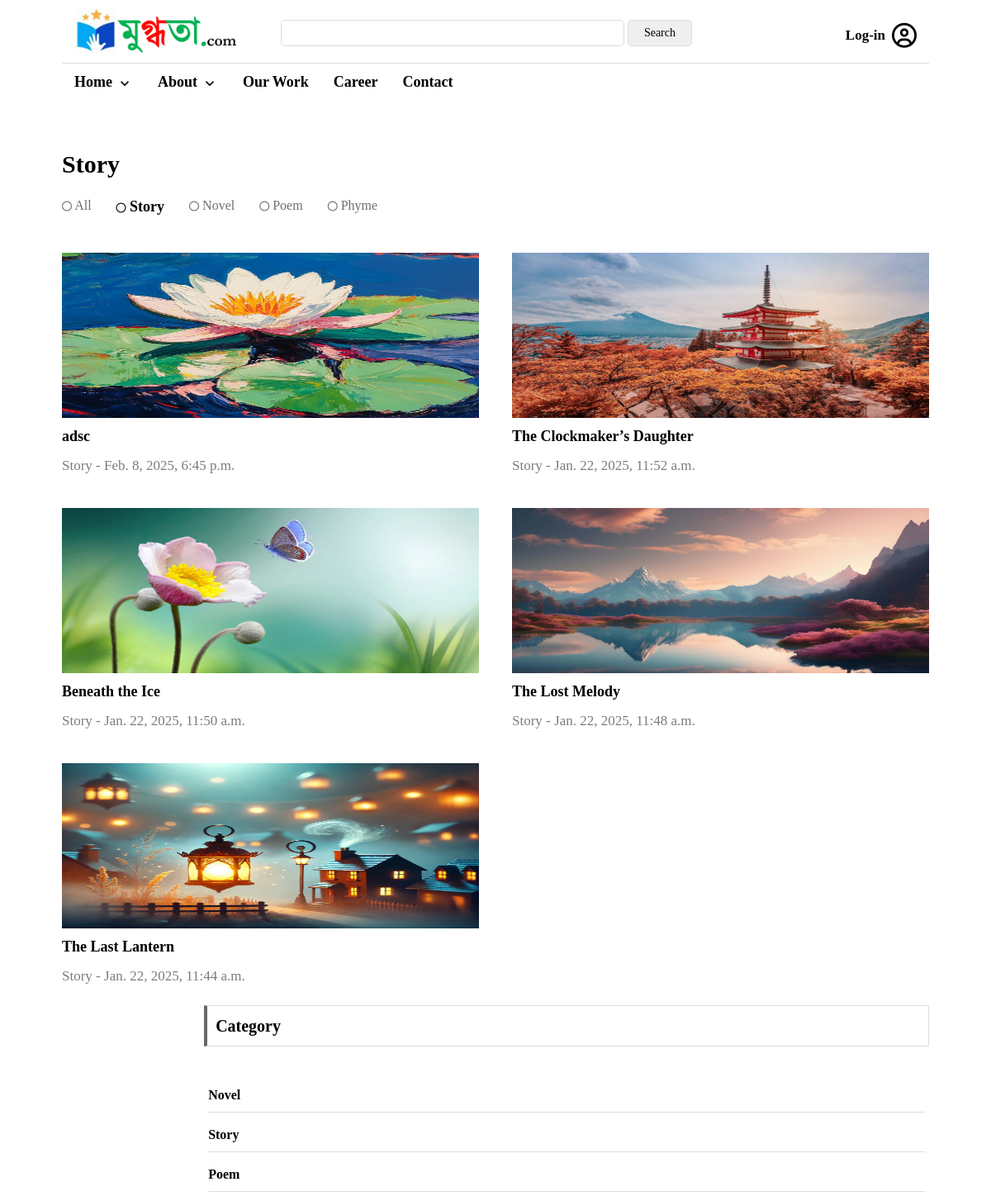
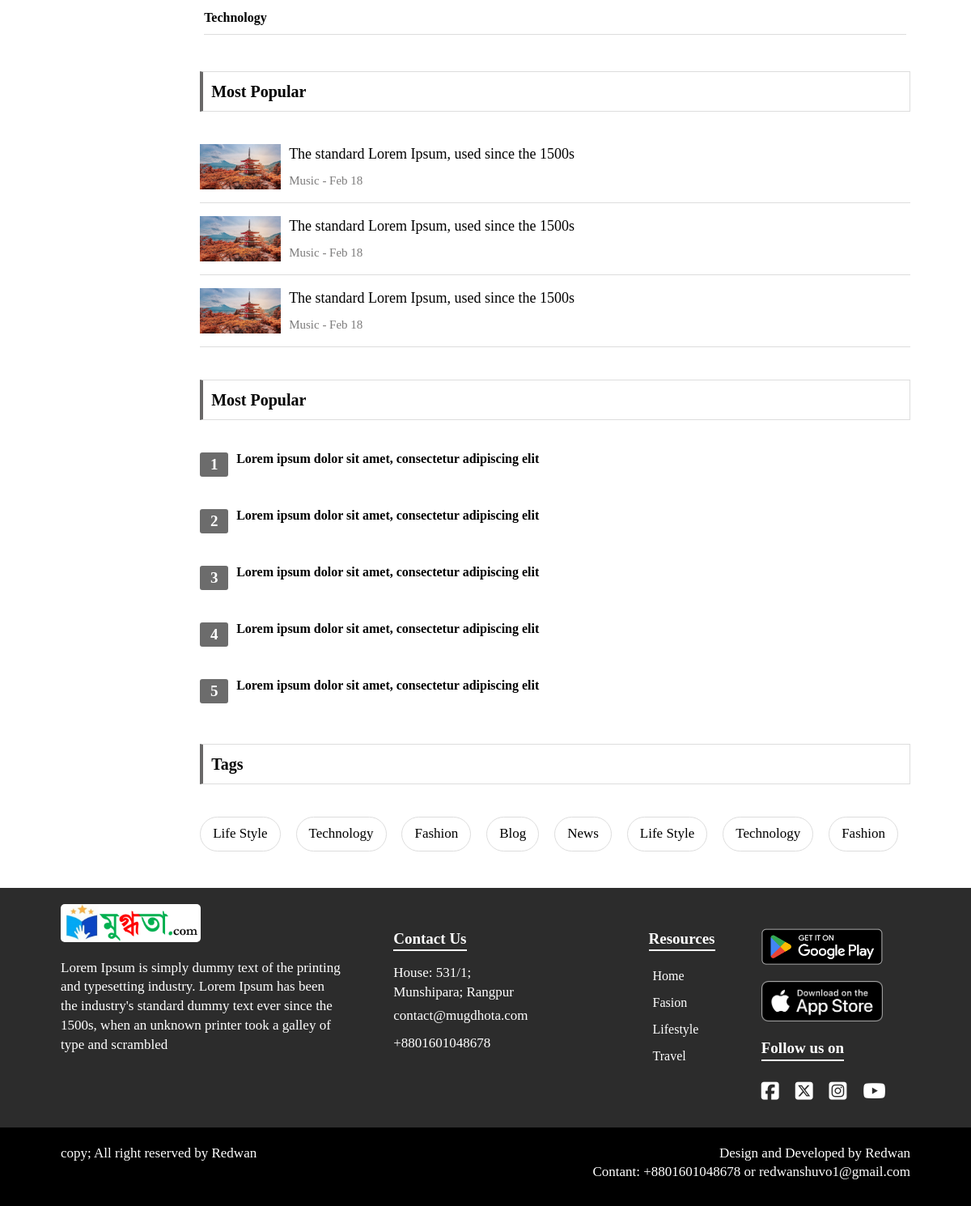
The page /art-and-literature/category/Story/ on the database its author committed (2 pictures, top to bottom).
### ArtAndLiterature/models.py (models this page shows, shortened)
class Category(models.Model):
    name = models.CharField(max_length=255, blank=False)
    image = models.ImageField(upload_to='category_img', blank=True, null=True)
    def __str__(self):
        return self.name

class ArtAndLiterature(models.Model):
    category = models.ForeignKey(Category, on_delete=models.PROTECT, blank=False)
    title = models.CharField(max_length=255, blank=False)
    slug = models.CharField(max_length=255, unique=True, blank=True, null=True)
    author = models.CharField(max_length=255, default="Mugdhota", blank=False)
    content = RichTextUploadingField()
    feature_image = models.ImageField(upload_to='medical_image', blank=True)
    writer = models.ForeignKey(User, on_delete=models.CASCADE, blank=True, null=True)
    approved_by = models.CharField(max_length=255, default="Mugdhota")
    create_at = models.DateTimeField(auto_now_add=True)
    update_at = models.DateTimeField(auto_now=True)
    views = models.IntegerField(default=1)
    status = models.ForeignKey(ContentStatus, on_delete=models.CASCADE, blank=True, null=True, default=1)

### ArtAndLiterature/views.py (the view)
# urls.py: path('category/<str:category>/', views.singlecategory, name='singlecategory'),
def singlecategory(request, category):
    category_obj = get_object_or_404(Category, name=category)
    posts = ArtAndLiterature.objects.filter(category=category_obj).order_by('-create_at')
    all_posts = ArtAndLiterature.objects.all()
    categories = []
    for post in all_posts:
        if post.category not in categories:
            categories.append(post.category)
    context = {
        'category_obj': category_obj,
        'posts': posts,
        'categories': categories,
    }
    return render(request, 'page.html', context)

### templates/page.html
{% extends 'main.html' %}
{% load static %}
{% block content %}
    <div class="container_full" style="margin-top: 30px;">
        <div class="container">
            <div class="page_info">
                <div class="page_title">
                    {% if category_obj %}
                    <h2>{{category_obj}}</h2>
                    {% else %}
                    <h2>{{title}}</h2>
                    {% endif %}
                </div>
                <div class="page_info_description">
                    <div class="page_info_cnt_category">
                        <div class="pi_sng_category flex">
                            <a href="{% url 'artandliterature' %}" class="{% if not category_obj %}active_cat{% endif %}">
                                <i class="fa-regular fa-circle"></i> All
                            </a>
                            {% for category in categories %}
                                <a href="{% url 'singlecategory' category.name %}" class="{% if category_obj.name == category.name %}active_cat{% endif %}">
                                    <i class="fa-regular fa-circle"></i> {{category}}
                                </a>
                            {% endfor %}
                        </div>
                    </div>
                </div>
            </div>
            <div class="wrapper_66 left res_width_100 mr_left_-20 mr_right_-20 mr_top_-20 res_no_mar">
                <div class="page_left_section">
                    <div class="page_section">
                        <div class="page_section_cnt">
                            {% for post in posts %}
                            <div class="mugdhota_cnts_left pd_all_20 res_no_pd res_width_100">
                                <div class="mugdhota_cnts_left_section">
                                    <a href="{% url 'single_post' post.slug %}">
                                    <div class="sng_mugdhota_cnts">
                                        <div class="smcl_img">
                                            {% if post.feature_image %}
                                                <img src="{{ post.feature_image.url }}" alt="">
                                            {% endif %}
                                        </div>
                                        <div class="smc_cnt res_width_100">
                                            <h3 style="padding-top: 10px;">{{ post.title }}</h3>
                                            <p style="color:#7d7c7c">{{ post.category.name }} - {{ post.create_at }}</p>
                                        </div>
                                    </div>
                                    </a>
                                </div>
                            </div>
                            {% endfor %}
                        </div>
                    </div>
                </div>
            </div>
            <div class="wrapper_33 right res_width_100">
                <div class="wrapper_right_section pd_left_20 res_no_pd">
                    <div class="single_page_section_right_cnt">
                        <div class="content_title single_cnt_title">
                            <h2 style="margin-top: 0;">Category</h2>
                        </div>
                        <div class="wrapper_right_content">
                            <div class="wrapper_right_cnt">
                                <div class="category single_page_category">
                                    <ul>
                                        <li><a href="#">Novel</a></li>
                                        <li><a href="#">Story</a></li>
                                        <li><a href="#">Poem</a></li>
                                        <li><a href="#">Technology</a></li>
                                    </ul>
                                </div>
                            </div>
                        </div>
                    </div>
                    <div class="single_page_section_right_cnt">
                        <div class="content_title single_cnt_title">
                            <h2>Most Popular</h2>
                        </div>
                        <div class="wrapper_right_content">
                            <div class="wrapper_right_cnt">
                                <div class="sng_mugdhota_cnts_right">
                                    <div class="smcr_img">
                                        <img src="simg/img2.jpg" alt="">
                                    </div>
                                    <div class="smcr_cnt pd_left_10">
                                        <h3>The standard Lorem Ipsum, used since the 1500s</h3>
                                        <p>Music - Feb 18</p>
                                    </div>
                                </div>
                                <div class="sng_mugdhota_cnts_right">
                                    <div class="smcr_img">
                                        <img src="simg/img2.jpg" alt="">
                                    </div>
                                    <div class="smcr_cnt pd_left_10">
                                        <h3>The standard Lorem Ipsum, used since the 1500s</h3>
                                        <p>Music - Feb 18</p>
                                    </div>
                                </div>
                                <div class="sng_mugdhota_cnts_right">
                                    <div class="smcr_img">
                                        <img src="simg/img2.jpg" alt="">
                                    </div>
                                    <div class="smcr_cnt pd_left_10">
                                        <h3>The standard Lorem Ipsum, used since the 1500s</h3>
                                        <p>Music - Feb 18</p>
                                    </div>
                                </div>
                            </div>
                        </div>
                    </div>
                    <div class="single_page_section_right_cnt">
                        <div class="content_title single_cnt_title">
                            <h2>Most Popular</h2>
                        </div>
                        <div class="wrapper_right_content">
                            <div class="wrapper_right_cnt">
                                <div class="sng_wrc_sec">
                                    <div class="sng_wrc">
                                        <h2>1</h2>
                                        <h3><a href="#">Lorem ipsum dolor sit amet, consectetur adipiscing elit</a></h3>
                                    </div>
                                </div>
                                <div class="sng_wrc_sec">
                                    <div class="sng_wrc">
                                        <h2>2</h2>
                                        <h3><a href="#">Lorem ipsum dolor sit amet, consectetur adipiscing elit</a></h3>
                                    </div>
                                </div>
                                <div class="sng_wrc_sec">
                                    <div class="sng_wrc">
                                        <h2>3</h2>
                                        <h3><a href="#">Lorem ipsum dolor sit amet, consectetur adipiscing elit</a></h3>
                                    </div>
                                </div>
                                <div class="sng_wrc_sec">
                                    <div class="sng_wrc">
                                        <h2>4</h2>
                                        <h3><a href="#">Lorem ipsum dolor sit amet, consectetur adipiscing elit</a></h3>
                                    </div>
                                </div>
                                <div class="sng_wrc_sec">
                                    <div class="sng_wrc">
                                        <h2>5</h2>
                                        <h3><a href="#">Lorem ipsum dolor sit amet, consectetur adipiscing elit</a></h3>
                                    </div>
                                </div>
                            </div>
                        </div>
                    </div>
                    <div class="single_page_section_right_cnt">
                        <div class="content_title single_cnt_title">
                            <h2>Tags</h2>
                        </div>
                        <div class="wrapper_right_content">
                            <div class="wrapper_right_cnt">
                                <div class="tags single_page_tags">
                                    <a href="#">Life Style</a>
                                    <a href="#">Technology</a>
                                    <a href="#">Fashion</a>
                                    <a href="#">Blog</a>
                                    <a href="#">News</a>
                                    <a href="#">Life Style</a>
                                    <a href="#">Technology</a>
                                    <a href="#">Fashion</a>
                                </div>
                            </div>
                        </div>
                    </div>
                </div>
            </div>
        </div>
    </div>
{% endblock content %}

### static/style.css (style rules this page uses)
* { margin:0;padding:0 }
ul { margin:0 }
li { list-style:none;padding:0 5px; }
a { text-decoration:none;font-family: 'Kalpurush', 'Bangla', 'Baloo Da 2';color:black; }
h2 { font-size:19px;line-height:1.4;margin:0 0 10px 0;padding:0;color:black;font-weight:bold;font-family: 'Kalpurush', 'Bangla', 'Baloo Da 2';transition:.2s all ease-in-out; }
h3 { font-size:18px;line-height: 1.4;margin:0 0 10px 0;padding:0;color:black;font-weight:bold;font-family: 'Kalpurush', 'Bangla', 'Baloo Da 2';transition:.2s all ease-in-out; }
p { font-size:17px;font-weight:normal;line-height:1.4;color:black;font-family: 'Kalpurush', 'Bangla', 'Baloo Da 2'; }
img { width:100%;height: auto;display:block;text-indent: -9999px !important; }
.left { float:left !important }
.right { float:right !important }
body { font-family: SolaimanLipi, Bangla, Baloo Da 2, georgian, Arial, Vrinda, FallbackBengaliFont, Helvetica, sans-serif !important; color: black; }
.container_full { padding:20px 0 30px 0; }
.container { width: 1050px; padding: 0; }
.content_title h2 { font-size: 20px; padding: 12px 10px; margin-bottom: 40px; border: 1px solid #ddd; }
.mugdhota_cnts_left { width: 50%; float: left; }
.sng_mugdhota_cnts_right { align-items: flex-start; margin-bottom: 15px; }
.smcl_img>img { width: 100%; height: 200px; }
.smcr_img { width: 100px; float: left; }
.smcr_img img { width: 100px; height: 70px; }
.smcr_cnt { width: calc(100% - 100px); display: inline-block; }
.smcr_cnt h3 { font-weight: normal; }
.smcr_cnt p { font-size: 15px; color: #7d7c7c; }
.sng_wrc { display: flex; margin-bottom: 30px; }
.sng_wrc h2 { width: 35px; height: 30px; padding: 2px 5px; background: #6c6c6c; text-align: center; margin-right: 10px; border-radius: 3px; color: #fff; }
.sng_wrc h3 { margin: -3px 0 0 0; font-size: 16px; font-weight: 700; }
.single_cnt_title h2 { font-size: 20px; padding: 10px 10px; margin-top: 40px; margin-bottom: 40px; border: 1px solid #ddd; border-left: 4px solid rgb(105, 104, 104); }
.category ul li a { display: block; width: 100%; font-size: 16px; font-weight: 700; padding: 8px 0; margin: 8px 0; border-bottom: 1px solid #ddd; }
.single_page_category { margin-bottom: 45px; }
.single_page_tags { display: flex-start; }
.single_page_tags a { display: inline-block; font-size: 17px; padding: 8px 15px; font-weight: 500; border: 1px solid #ddd; border-radius: 25px; margin: 0 15px 15px 0; }
.page_info { margin-bottom: 35px; }
.page_title h2 { font-size: 30px; }
.page_left_section { width: 100%; display: inline-block; }
.pi_sng_category a { display: inline-block; padding: 8px 15px; font-size: 16px; }
.pi_sng_category a i { font-size: 12px; }

### static/cmn-style.css (style rules this page uses)
.flex { display: flex; }
.pd_all_20 { padding: 20px; }
.pd_left_10 { padding-left: 10px; }
.pd_left_20 { padding-left: 20px; }
.mr_top_-20 { margin-top: -20px; }
.mr_left_-20 { margin-left: -20px; }
.mr_right_-20 { margin-right: -20px; }

### rows shown on the page
Category: name "Story"
Category: name "Novel"
Category: name "Poem"
Category: name "Phyme"
ArtAndLiterature: feature_image (picture), title "adsc", category.name "Story", create_at "Feb. 8, 2025, 6:45 p.m."
ArtAndLiterature: feature_image (picture), title "The Clockmaker’s Daughter", category.name "Story", create_at "Jan. 22, 2025, 11:52 a.m."
ArtAndLiterature: feature_image (picture), title "Beneath the Ice", category.name "Story", create_at "Jan. 22, 2025, 11:50 a.m."
ArtAndLiterature: feature_image (picture), title "The Lost Melody", category.name "Story", create_at "Jan. 22, 2025, 11:48 a.m."
ArtAndLiterature: feature_image (picture), title "The Last Lantern", category.name "Story", create_at "Jan. 22, 2025, 11:44 a.m."
